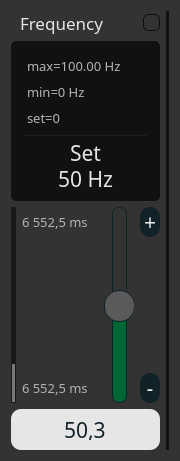
<?xml version="1.0" encoding="UTF-8"?>
<ui version="4.0">
 <class>parameterForm</class>
 <widget class="QWidget" name="parameterForm">
  <property name="geometry">
   <rect>
    <x>0</x>
    <y>0</y>
    <width>180</width>
    <height>461</height>
   </rect>
  </property>
  <property name="sizePolicy">
   <sizepolicy hsizetype="Maximum" vsizetype="Expanding">
    <horstretch>0</horstretch>
    <verstretch>0</verstretch>
   </sizepolicy>
  </property>
  <property name="minimumSize">
   <size>
    <width>160</width>
    <height>0</height>
   </size>
  </property>
  <property name="maximumSize">
   <size>
    <width>180</width>
    <height>16777215</height>
   </size>
  </property>
  <property name="windowTitle">
   <string>Form</string>
  </property>
  <property name="autoFillBackground">
   <bool>false</bool>
  </property>
  <property name="styleSheet">
   <string notr="true">background: rgb(51, 51, 51);</string>
  </property>
  <layout class="QGridLayout" name="gridLayout">
   <item row="0" column="0" colspan="4">
    <layout class="QHBoxLayout" name="horizontalLayout">
     <item>
      <widget class="QLabel" name="titleLabel">
       <property name="sizePolicy">
        <sizepolicy hsizetype="MinimumExpanding" vsizetype="Preferred">
         <horstretch>0</horstretch>
         <verstretch>0</verstretch>
        </sizepolicy>
       </property>
       <property name="font">
        <font>
         <family>Share Tech Mono</family>
         <pointsize>13</pointsize>
        </font>
       </property>
       <property name="styleSheet">
        <string notr="true">color: rgb(230,230,230); margin-left: 5px;</string>
       </property>
       <property name="text">
        <string>Frequency</string>
       </property>
      </widget>
     </item>
     <item>
      <widget class="QPushButton" name="pinButton">
       <property name="sizePolicy">
        <sizepolicy hsizetype="Fixed" vsizetype="Fixed">
         <horstretch>0</horstretch>
         <verstretch>0</verstretch>
        </sizepolicy>
       </property>
       <property name="styleSheet">
        <string notr="true">QPushButton {
	border: 1px solid rgb(12, 12, 12);
	border-radius: 5px;
	width: 15px;
	height: 15px;
}
</string>
       </property>
       <property name="text">
        <string/>
       </property>
       <property name="icon">
        <iconset resource="resources.qrc">
         <normaloff>:/images/pinSymbol-disactivated.png</normaloff>
         <normalon>:/images/pinSymbol-activated.png</normalon>:/images/pinSymbol-disactivated.png</iconset>
       </property>
       <property name="checkable">
        <bool>true</bool>
       </property>
       <property name="checked">
        <bool>false</bool>
       </property>
      </widget>
     </item>
    </layout>
   </item>
   <item row="0" column="4" rowspan="6">
    <widget class="Line" name="line_2">
     <property name="styleSheet">
      <string notr="true">background-color: rgb(18, 18, 18);
color: rgb(18,18,18);
width: 1px;</string>
     </property>
     <property name="frameShadow">
      <enum>QFrame::Plain</enum>
     </property>
     <property name="orientation">
      <enum>Qt::Vertical</enum>
     </property>
    </widget>
   </item>
   <item row="5" column="0" colspan="4">
    <layout class="QHBoxLayout" name="enterValueLayout">
     <property name="sizeConstraint">
      <enum>QLayout::SetMinimumSize</enum>
     </property>
     <item>
      <widget class="QLineEdit" name="currValueLine">
       <property name="maximumSize">
        <size>
         <width>16777215</width>
         <height>41</height>
        </size>
       </property>
       <property name="font">
        <font>
         <family>Share Tech Mono</family>
         <pointsize>16</pointsize>
        </font>
       </property>
       <property name="styleSheet">
        <string notr="true">QLineEdit {
	color: rgb(16, 33, 40);
	background: rgb(230, 230, 230);
	border-radius: 10px;
	padding: 10px 0;
}

QLineEdit::disabled {
	background: rgb(180, 180, 180);
	color: rgb(76, 93, 100);
}</string>
       </property>
       <property name="text">
        <string>50,3</string>
       </property>
       <property name="maxLength">
        <number>65535</number>
       </property>
       <property name="alignment">
        <set>Qt::AlignCenter</set>
       </property>
      </widget>
     </item>
    </layout>
   </item>
   <item row="4" column="3">
    <widget class="QPushButton" name="minusButton">
     <property name="sizePolicy">
      <sizepolicy hsizetype="Fixed" vsizetype="Fixed">
       <horstretch>0</horstretch>
       <verstretch>0</verstretch>
      </sizepolicy>
     </property>
     <property name="font">
      <font>
       <family>OCR A Extended</family>
       <pointsize>16</pointsize>
      </font>
     </property>
     <property name="styleSheet">
      <string notr="true">QPushButton {
	background: rgb(16, 33, 40);
	color: rgb(230, 230, 230);
	border-radius: 10px;
	width: 20px;
	height: 30px;
}

QPushButton::disabled {
	background: rgb(76, 93, 100);
	color: rgb(180, 180, 180);
}</string>
     </property>
     <property name="text">
      <string>-</string>
     </property>
    </widget>
   </item>
   <item row="2" column="3">
    <widget class="QPushButton" name="plusButton">
     <property name="sizePolicy">
      <sizepolicy hsizetype="Maximum" vsizetype="Fixed">
       <horstretch>0</horstretch>
       <verstretch>0</verstretch>
      </sizepolicy>
     </property>
     <property name="font">
      <font>
       <family>OCR A Extended</family>
       <pointsize>16</pointsize>
      </font>
     </property>
     <property name="styleSheet">
      <string notr="true">QPushButton {
	background: rgb(16, 33, 40);
	color: rgb(230, 230, 230);
	border-radius: 10px;
	width: 20px;
	height: 30px;
}

QPushButton::disabled {
	background: rgb(76, 93, 100);
	color: rgb(180, 180, 180);
}</string>
     </property>
     <property name="text">
      <string>+</string>
     </property>
    </widget>
   </item>
   <item row="2" column="2" rowspan="3">
    <widget class="QSlider" name="valueSlider">
     <property name="sizePolicy">
      <sizepolicy hsizetype="Fixed" vsizetype="Expanding">
       <horstretch>0</horstretch>
       <verstretch>0</verstretch>
      </sizepolicy>
     </property>
     <property name="minimumSize">
      <size>
       <width>30</width>
       <height>0</height>
      </size>
     </property>
     <property name="styleSheet">
      <string notr="true"> QSlider::groove:vertical {
      background: rgb(51,51,51);
      position: absolute; 
      left: 8px; right: 8px;
      width: 15px;
  }

  QSlider::handle:vertical {
      height: 30px;
      background: rgb(90, 90, 90);
      margin: 0 -8px; 
      border: 1px solid rgb(13,33,40);
  	  border-radius: 15px;
  }

  QSlider::add-page:vertical {
      background: rgb(0,102,52);
	  border: 1px solid rgb(13,33,40);
	  border-radius: 7px;
  }

  QSlider::sub-page:vertical {
      background: rgb(51,51,51);
      border: 1px solid rgb(13,33,40);
  	  border-radius: 7px;
  }

  QSlider::add-page:vertical:disabled {
	background: rgb(60,162,102);
	  border: 1px solid rgb(13,33,40);
	  border-radius: 7px;
  }
</string>
     </property>
     <property name="minimum">
      <number>1</number>
     </property>
     <property name="maximum">
      <number>100</number>
     </property>
     <property name="pageStep">
      <number>1</number>
     </property>
     <property name="value">
      <number>50</number>
     </property>
     <property name="sliderPosition">
      <number>50</number>
     </property>
     <property name="orientation">
      <enum>Qt::Vertical</enum>
     </property>
     <property name="tickPosition">
      <enum>QSlider::NoTicks</enum>
     </property>
    </widget>
   </item>
   <item row="4" column="1">
    <widget class="QLabel" name="minUnitProgressLabel">
     <property name="sizePolicy">
      <sizepolicy hsizetype="Preferred" vsizetype="Preferred">
       <horstretch>0</horstretch>
       <verstretch>0</verstretch>
      </sizepolicy>
     </property>
     <property name="font">
      <font>
       <family>Share Tech Mono</family>
       <pointsize>10</pointsize>
      </font>
     </property>
     <property name="styleSheet">
      <string notr="true">color: rgb(180, 180, 180);</string>
     </property>
     <property name="text">
      <string>6 552,5 ms</string>
     </property>
    </widget>
   </item>
   <item row="2" column="0" rowspan="3">
    <widget class="QProgressBar" name="readedValueBar">
     <property name="enabled">
      <bool>false</bool>
     </property>
     <property name="sizePolicy">
      <sizepolicy hsizetype="Fixed" vsizetype="Expanding">
       <horstretch>0</horstretch>
       <verstretch>0</verstretch>
      </sizepolicy>
     </property>
     <property name="minimumSize">
      <size>
       <width>0</width>
       <height>196</height>
      </size>
     </property>
     <property name="maximumSize">
      <size>
       <width>5</width>
       <height>16777215</height>
      </size>
     </property>
     <property name="styleSheet">
      <string notr="true"> QProgressBar {
	  border: 1px solid rgb(25,25,25);
	  background: rgb(25,25,25);
      border-radius: 5px;
	  width: 3px;
  }
  QProgressBar::chunk {
	  background: rgb(120, 120, 120);
  }</string>
     </property>
     <property name="maximum">
      <number>1000</number>
     </property>
     <property name="value">
      <number>200</number>
     </property>
     <property name="textVisible">
      <bool>false</bool>
     </property>
     <property name="orientation">
      <enum>Qt::Vertical</enum>
     </property>
    </widget>
   </item>
   <item row="1" column="0" colspan="4">
    <widget class="QGroupBox" name="groupBox">
     <property name="sizePolicy">
      <sizepolicy hsizetype="Preferred" vsizetype="Fixed">
       <horstretch>0</horstretch>
       <verstretch>0</verstretch>
      </sizepolicy>
     </property>
     <property name="minimumSize">
      <size>
       <width>0</width>
       <height>148</height>
      </size>
     </property>
     <property name="styleSheet">
      <string notr="true">background-color: rgb(17, 17, 17);
border: 1px solid rgb(17, 17, 17);
border-radius: 5px;</string>
     </property>
     <property name="title">
      <string/>
     </property>
     <layout class="QVBoxLayout" name="verticalLayout">
      <item>
       <widget class="QLabel" name="maxLabel">
        <property name="sizePolicy">
         <sizepolicy hsizetype="Preferred" vsizetype="Fixed">
          <horstretch>0</horstretch>
          <verstretch>0</verstretch>
         </sizepolicy>
        </property>
        <property name="font">
         <font>
          <family>Share Tech Mono</family>
          <pointsize>10</pointsize>
         </font>
        </property>
        <property name="styleSheet">
         <string notr="true">color: rgb(180, 180, 180);</string>
        </property>
        <property name="text">
         <string>max=100.00 Hz</string>
        </property>
       </widget>
      </item>
      <item>
       <widget class="QLabel" name="minLabel">
        <property name="sizePolicy">
         <sizepolicy hsizetype="Preferred" vsizetype="Fixed">
          <horstretch>0</horstretch>
          <verstretch>0</verstretch>
         </sizepolicy>
        </property>
        <property name="font">
         <font>
          <family>Share Tech Mono</family>
          <pointsize>10</pointsize>
         </font>
        </property>
        <property name="styleSheet">
         <string notr="true">color: rgb(180, 180, 180);</string>
        </property>
        <property name="text">
         <string>min=0 Hz</string>
        </property>
       </widget>
      </item>
      <item>
       <widget class="QLabel" name="setValueLabel">
        <property name="sizePolicy">
         <sizepolicy hsizetype="Preferred" vsizetype="Fixed">
          <horstretch>0</horstretch>
          <verstretch>0</verstretch>
         </sizepolicy>
        </property>
        <property name="font">
         <font>
          <family>Share Tech Mono</family>
          <pointsize>10</pointsize>
         </font>
        </property>
        <property name="styleSheet">
         <string notr="true">color: rgb(180, 180, 180);</string>
        </property>
        <property name="text">
         <string>set=0</string>
        </property>
       </widget>
      </item>
      <item>
       <widget class="Line" name="line">
        <property name="maximumSize">
         <size>
          <width>16777215</width>
          <height>3</height>
         </size>
        </property>
        <property name="styleSheet">
         <string notr="true">background-color: rgb(30,30, 30);</string>
        </property>
        <property name="orientation">
         <enum>Qt::Horizontal</enum>
        </property>
       </widget>
      </item>
      <item>
       <widget class="QLabel" name="typeLabel">
        <property name="sizePolicy">
         <sizepolicy hsizetype="Preferred" vsizetype="Fixed">
          <horstretch>0</horstretch>
          <verstretch>0</verstretch>
         </sizepolicy>
        </property>
        <property name="font">
         <font>
          <family>Share Tech Mono</family>
          <pointsize>16</pointsize>
         </font>
        </property>
        <property name="styleSheet">
         <string notr="true">color: rgb(230,230,230); margin: 0;</string>
        </property>
        <property name="text">
         <string>Set</string>
        </property>
        <property name="alignment">
         <set>Qt::AlignCenter</set>
        </property>
       </widget>
      </item>
      <item>
       <widget class="QLabel" name="currValueUnitLabel">
        <property name="sizePolicy">
         <sizepolicy hsizetype="Preferred" vsizetype="Fixed">
          <horstretch>0</horstretch>
          <verstretch>0</verstretch>
         </sizepolicy>
        </property>
        <property name="font">
         <font>
          <family>Share Tech Mono</family>
          <pointsize>16</pointsize>
         </font>
        </property>
        <property name="styleSheet">
         <string notr="true">color: rgb(230,230,230); margin: 0;</string>
        </property>
        <property name="text">
         <string>50 Hz</string>
        </property>
        <property name="alignment">
         <set>Qt::AlignCenter</set>
        </property>
       </widget>
      </item>
     </layout>
    </widget>
   </item>
   <item row="2" column="1">
    <widget class="QLabel" name="maxUnitProgressLabel">
     <property name="sizePolicy">
      <sizepolicy hsizetype="Preferred" vsizetype="Preferred">
       <horstretch>0</horstretch>
       <verstretch>0</verstretch>
      </sizepolicy>
     </property>
     <property name="font">
      <font>
       <family>Share Tech Mono</family>
       <pointsize>10</pointsize>
      </font>
     </property>
     <property name="styleSheet">
      <string notr="true">QLabel {
	color: rgb(180, 180, 180);
}</string>
     </property>
     <property name="text">
      <string>6 552,5 ms</string>
     </property>
     <property name="margin">
      <number>0</number>
     </property>
     <property name="indent">
      <number>0</number>
     </property>
    </widget>
   </item>
   <item row="3" column="1">
    <spacer name="verticalSpacer">
     <property name="orientation">
      <enum>Qt::Vertical</enum>
     </property>
     <property name="sizeHint" stdset="0">
      <size>
       <width>20</width>
       <height>40</height>
      </size>
     </property>
    </spacer>
   </item>
  </layout>
  <zorder>minusButton</zorder>
  <zorder>readedValueBar</zorder>
  <zorder>plusButton</zorder>
  <zorder>line_2</zorder>
  <zorder>groupBox</zorder>
  <zorder>valueSlider</zorder>
  <zorder>verticalSpacer</zorder>
  <zorder>maxUnitProgressLabel</zorder>
  <zorder>minUnitProgressLabel</zorder>
 </widget>
 <resources>
  <include location="resources.qrc"/>
 </resources>
 <connections/>
</ui>
